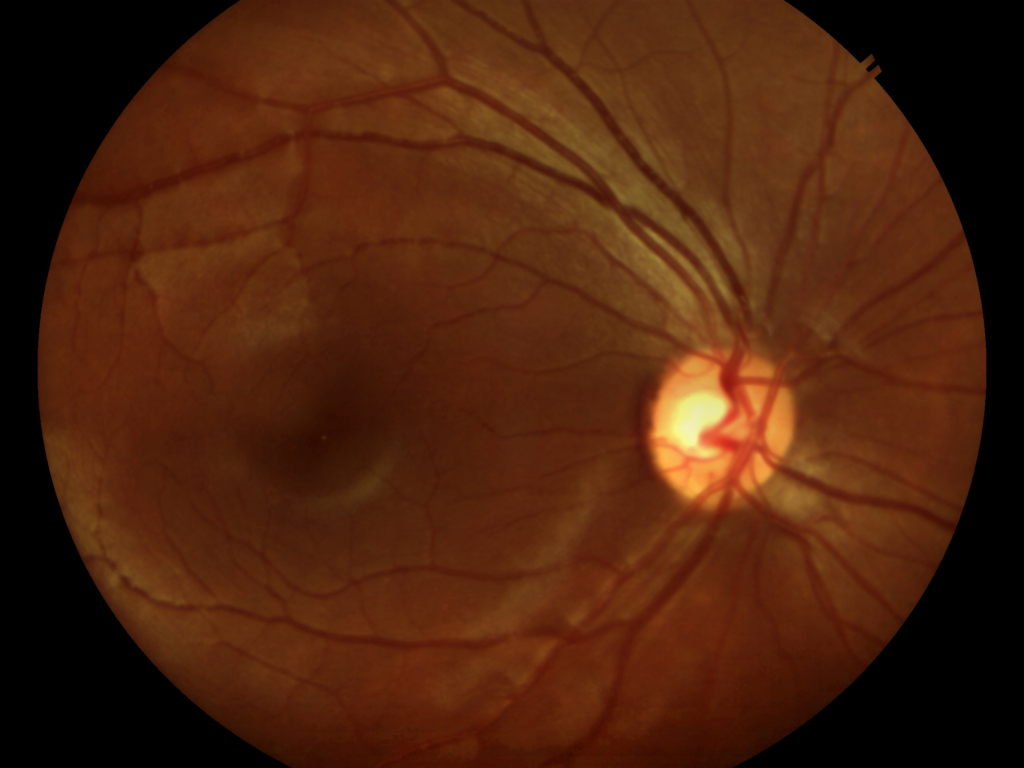
%> input picture r1.jpg, 2048 x 1536 px (shown at 1/2 size); its folder holds only this picture in this run
$ octave file.m   (GNU Octave 9; MATLAB toolbox functions it lacks are replaced by stand-ins)
%> lines starting %> are read from the running program, lines starting %| are printed output that depends on the picture; in (x1, y1, x2, y2) boxes, pixels count from 0 and x2, y2 are one past the last pixel; in counts of white or black regions, pixels touching at a corner belong together; the program's own positions count from 1
clc;
clear all;
%optic nerve image
for N=1:3
 %preprocessing
image=(sprintf('r%d.jpg',N));
I=imresize(imread(sprintf('r%d.jpg',N)),[576 720]); imtool(I);
%> after `I=imresize(imread(sprintf('r%d.jpg',N)),[576 720])`:
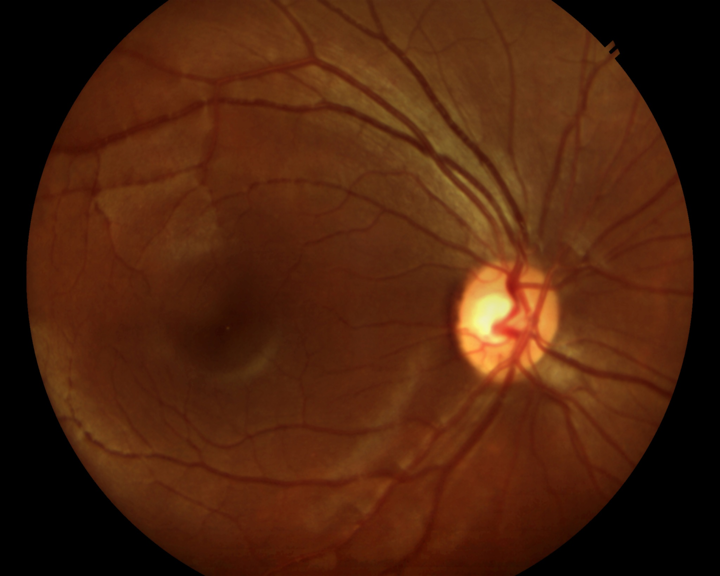
%> I: size 576x720x3 uint8; mean R, G, B 77.4, 35.5, 13.1
%ROI Detection
Bgray=imadjust(I(:, :, 3)) %imtool(Bgray);
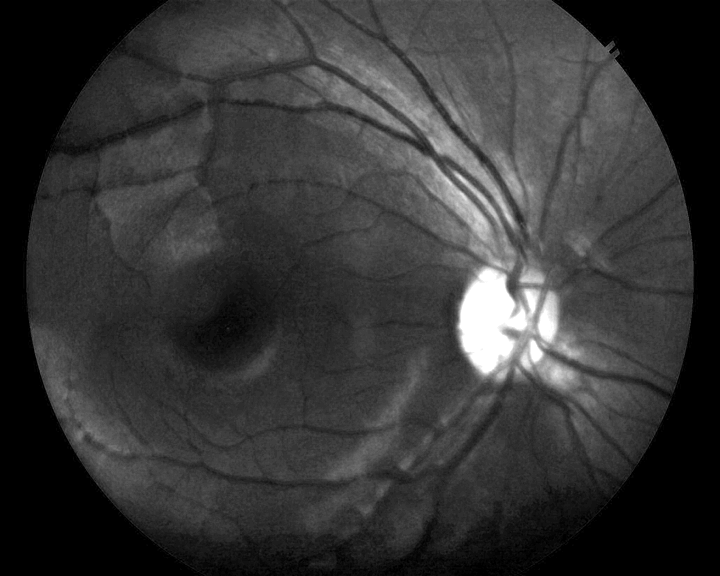
%> Bgray: size 576x720 uint8; min 0, max 255, mean 53.5
bw=im2bw(Bgray,0.5);
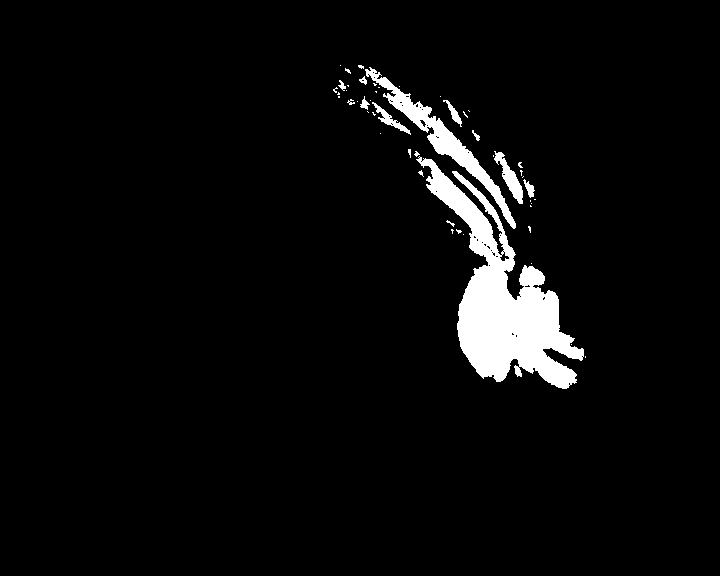
%> bw: size 576x720 logical; 4.3% white; 50 white regions (38 under 20 px), largest, box (x1, y1, x2, y2) and area: (416, 156, 584, 389) 13238, (365, 67, 516, 229) 2891, (494, 151, 523, 204) 527
bw = bwareaopen(bw,500);
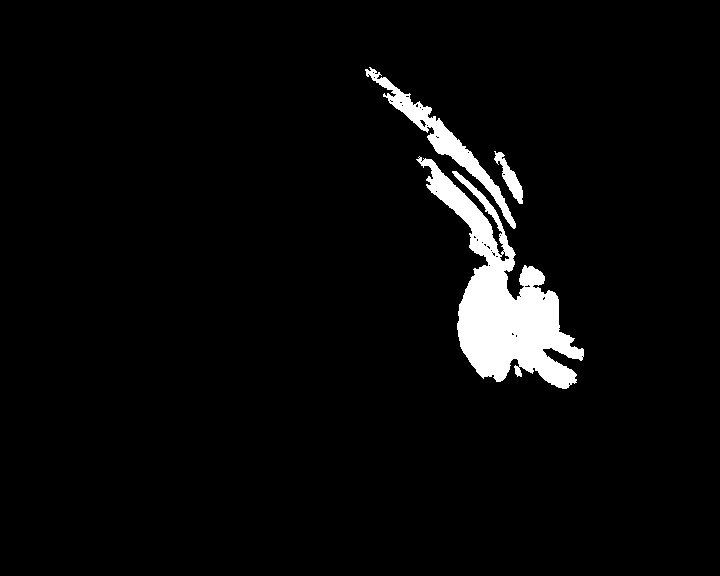
%> bw: size 576x720 logical; 4% white; 3 white regions, box (x1, y1, x2, y2) and area: (416, 156, 584, 389) 13238, (365, 67, 516, 229) 2891, (494, 151, 523, 204) 527
s1 = regionprops(bw, Bgray, {'WeightedCentroid'});
%> s1 = 3 items; WeightedCentroid: [444.8 142.1], [502.9 304.7], [511 179.1]
%> (the run ends here)
